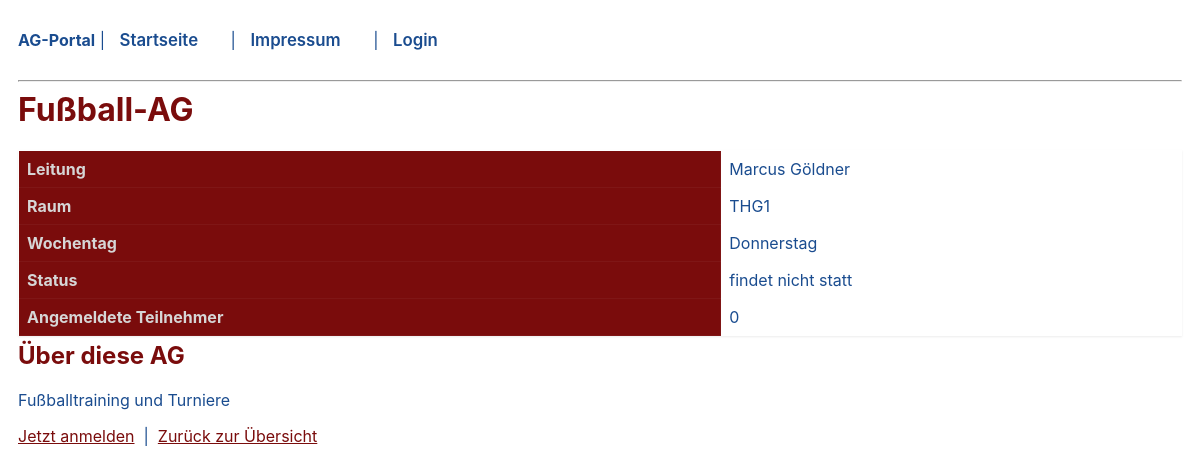
Screenshot of /detail.php?name=Fußball-AG with the database file from the repository.
### tables this page shows
CREATE TABLE `ag` (
  `Name` varchar(255) NOT NULL,
  `Leitung` varchar(4) DEFAULT NULL,
  `Raum` varchar(6) DEFAULT NULL,
  `Wochentag` varchar(12) DEFAULT NULL,
  `FindetStatt` tinyint(1) DEFAULT NULL,
  `Beschreibung` varchar(1024) DEFAULT NULL
);

CREATE TABLE `lehrer` (
  `Kuerzel` varchar(4) NOT NULL,
  `Vorname` varchar(255) NOT NULL,
  `Nachname` varchar(255) NOT NULL,
  `Rolle` varchar(32) NOT NULL DEFAULT 'lehrer'
);

### detail.php (the view, shortened to what this page needs)
<?php
require_once __DIR__ . '/connection.php';
function renderNav() {
    $rolle = $_SESSION['rolle'] ?? '';
    echo "<nav><strong>AG-Portal</strong> | ";
    echo "<a href=\"/ag_verwaltung/index.php\">Startseite</a> | ";
    echo "<a href=\"/ag_verwaltung/impressum.php\">Impressum</a> | ";
    if (!$rolle) {
        echo "<a href=\"/ag_verwaltung/login.php\">Login</a>";
    } elseif ($rolle === "admin") {
        echo "<a href=\"/ag_verwaltung/admin/index.php\">Admin</a> | ";
        echo "<a href=\"/ag_verwaltung/logout.php\">Logout</a>";
    } elseif ($rolle === "lehrer") {
        echo "<a href=\"/ag_verwaltung/lehrer.php\">Lehrer</a> | ";
        echo "<a href=\"/ag_verwaltung/logout.php\">Logout</a>";
    } elseif ($rolle === "schulleitung") {
        echo "<a href=\"/ag_verwaltung/schulleitung.php\">Schulleitung</a> | ";
        echo "<a href=\"/ag_verwaltung/logout.php\">Logout</a>";
    }
    echo "</nav><hr>";
}
$agName = $_GET['name'] ?? '';
$stmt = $conn->prepare(
    "SELECT ag.*, lehrer.Vorname, lehrer.Nachname
     FROM ag
     LEFT JOIN lehrer ON ag.Leitung = lehrer.Kuerzel
     WHERE ag.Name = ?"
);
$stmt->execute([$agName]);
$ag = $stmt->fetch(PDO::FETCH_ASSOC);
$zStmt = $conn->prepare("SELECT COUNT(*) FROM teilnahme WHERE AgName = ?");
$zStmt->execute([$agName]);
$anzahl = $zStmt->fetchColumn();
?>
<!DOCTYPE html>
<html lang="de">
<head><meta charset="UTF-8"><link rel="stylesheet" href="/ag_verwaltung/stylesheet.css"><title><?= htmlspecialchars($ag['Name']) ?></title></head>
<body>
<?php renderNav(); ?>
<h1><?= htmlspecialchars($ag['Name']) ?></h1>
<table border="1" cellpadding="6" cellspacing="0">
    <tr><th>Leitung</th><td><?= htmlspecialchars($ag['Vorname'] . ' ' . $ag['Nachname']) ?></td></tr>
    <tr><th>Raum</th><td><?= htmlspecialchars($ag['Raum']) ?></td></tr>
    <tr><th>Wochentag</th><td><?= htmlspecialchars($ag['Wochentag']) ?></td></tr>
    <tr><th>Status</th><td><?= $ag['FindetStatt'] ? 'findet statt' : 'findet nicht statt' ?></td></tr>
    <tr><th>Angemeldete Teilnehmer</th><td><?= $anzahl ?></td></tr>
</table>
<h2>Über diese AG</h2>
<p><?= nl2br(htmlspecialchars($ag['Beschreibung'])) ?></p>
<a href="anmeldung.php?ag=<?= urlencode($ag['Name']) ?>">Jetzt anmelden</a> &nbsp;|&nbsp;
<a href="index.php">Zurück zur Übersicht</a>
</body>
</html>

### stylesheet.css (style rules this page uses)
:root { --main:#7A0C0C;--main-dark:#5F0808;--text:#1A4C8F;--text-on-main:#D6D6D6;--bg:#fff;--muted:#9a9a9a }
body { font-family:-apple-system,BlinkMacSystemFont,"Segoe UI",Roboto,"Helvetica Neue",Arial,sans-serif;background:var(--bg);color:var(--text);margin:18px }
nav { margin:0 0 18px;padding:12px 0 }
nav a { color:var(--text);text-decoration:none;margin-right:18px;font-size:1.05rem;font-weight:600;padding:8px 10px;border-radius:8px;transition:color .18s ease,transform .12s ease,background .18s ease }
h1,h2,h3 { color:var(--main);margin-top:.2em }
table { border-collapse:collapse;width:100%;background:var(--bg);box-shadow:0 1px 2px rgba(0,0,0,.08) }
th { background:var(--main);color:var(--text-on-main);padding:8px;text-align:left }
td,th { border:1px solid rgba(255,255,255,.04);padding:8px }
a { color:var(--main) }

### rows the page displays
ag: Name "Fußball-AG", Leitung.Nachname "Marcus Göldner", Raum "THG1", Wochentag "Donnerstag", Beschreibung "Fußballtraining und Turniere"

### other values shown
$anzahl "0"
